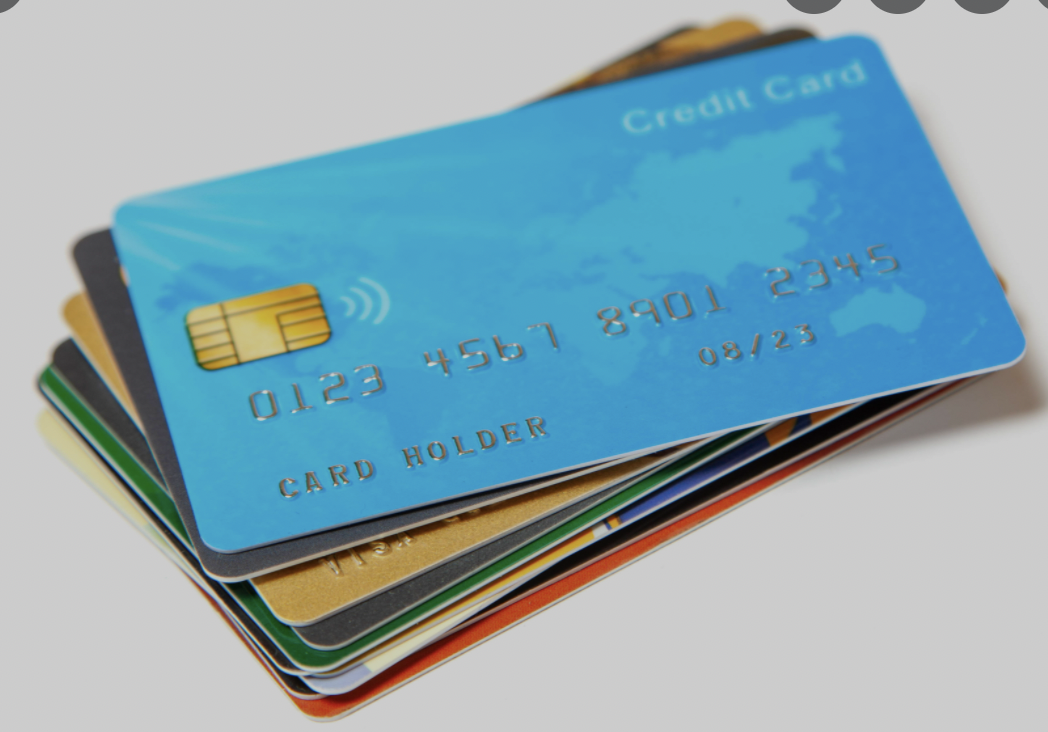
#> input picture Resources/cards.png, 1048 x 732 px
$ python image_manipulation.py
#> lines starting #> are read from the running program, lines starting #| are printed output that depends on the picture
import cv2
import numpy as np


def warp_perspective():
	img = cv2.imread('Resources/cards.png')
#> img is the input picture: shape (732, 1048, 3); mean B, G, R 178.8, 167.6, 138.4
	width, height = 350, 225
	pts1 = np.float32([[115, 207], [887, 34], [215, 547], [1025, 356]])
	pts2 = np.float32([[0, 0], [width, 0], [0, height], [width, height]])
	matrix = cv2.getPerspectiveTransform(pts1, pts2)
	warped_img = cv2.warpPerspective(img, matrix, (width, height))
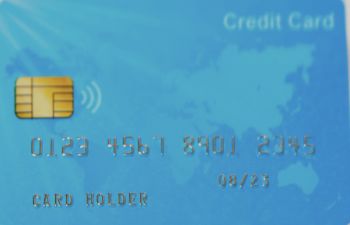
#> warped_img: shape (225, 350, 3); mean B, G, R 193.6, 157.4, 77.5

	# cv2.imshow('warped img', warped_imp)
	# cv2.waitKey(0)

	return warped_img


def stack_img():
	img = warp_perspective()
	horizontal_stack = np.hstack((img, img))
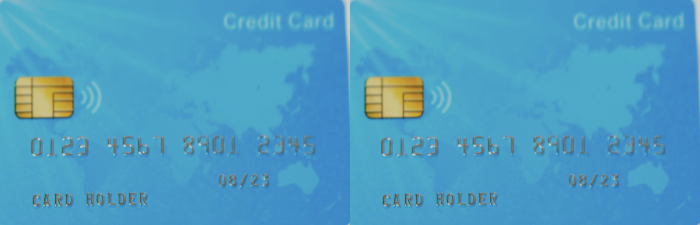
#> horizontal_stack: shape (225, 700, 3); mean B, G, R 193.6, 157.4, 77.5

	cv2.imshow('stacked imgs' ,horizontal_stack)
	cv2.waitKey(0)


if __name__ == '__main__':
	# warp_perspective()
	stack_img()
